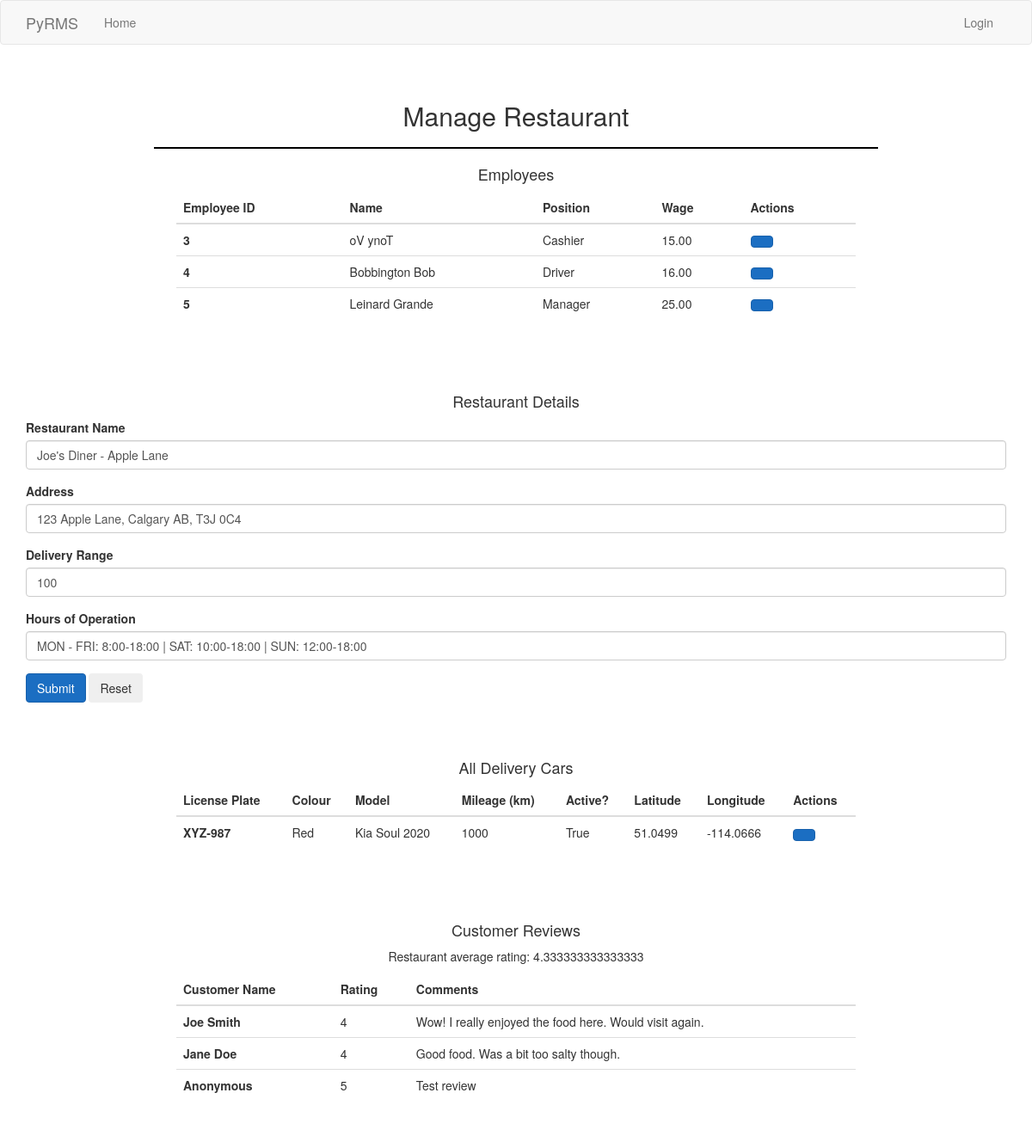
Screenshot of /manager/5 with the database file from the repository.
### app/models.py (models this page shows, shortened)
class Account(UserMixin, db.Model):
    account_id = db.Column(db.Integer, primary_key=True)
    name = db.Column(db.String(64))
    email = db.Column(db.String(120), index=True, unique=True)
    password_hash = db.Column(db.String(128))
    permission_Type = db.Column(db.Integer)
    phone = db.Column(db.Integer, unique=True)
    address = db.Column(db.String(128))

class Employee(Account):
    employee_id = db.Column(db.Integer, db.ForeignKey('account.account_id'), primary_key=True)
    wage = db.Column(db.Float)
    position = db.Column(db.String(64))
    sin = db.Column(db.Integer, index=True, unique=True)
    store_id = db.Column(db.Integer, db.ForeignKey("restaurant.store_id"))
    restaurant = db.relationship("Restaurant")

class Account(UserMixin, db.Model):
    account_id = db.Column(db.Integer, primary_key=True)
    name = db.Column(db.String(64))
    email = db.Column(db.String(120), index=True, unique=True)
    password_hash = db.Column(db.String(128))
    permission_Type = db.Column(db.Integer)
    phone = db.Column(db.Integer, unique=True)
    address = db.Column(db.String(128))

class Restaurant(db.Model):
    store_id = db.Column(db.Integer, primary_key=True)
    opening_hours = db.Column(db.String(200))
    address = db.Column(db.String(150))
    delivery_range = db.Column(db.Integer)
    location_name = db.Column(db.String(150))
    employees = db.relationship("Employee", back_populates="restaurant")
    manager = db.relationship("Manager", overlaps="employees,restaurant")

class Delivery_Car(db.Model):
    license_plate = db.Column(db.String(10), primary_key=True)
    mileage = db.Column(db.Integer)
    car_colour = db.Column(db.String(10))
    car_model = db.Column(db.String(50))
    is_active = db.Column(db.Boolean, default=True)
    longitude = db.Column(db.Float)
    latitude = db.Column(db.Float)

class Review(db.Model):
    review_id = db.Column(db.Integer, primary_key=True)
    rating = db.Column(db.Integer)
    comment = db.Column(db.String(500))
    store_id = db.Column(db.Integer, db.ForeignKey('restaurant.store_id'))
    customer_id = db.Column(db.Integer, db.ForeignKey('customer.customer_id'))
    customer = db.relationship("Customer")

### app/routes.py (the view)
@app.route('/manager/<manager_id>', methods=['GET', 'POST'])
def manager(manager_id):
    employees = Employee.query.all()
    manager = Manager.query.get(manager_id)
    restaurant = Restaurant.query.filter(manager.manager_id==manager.manager_id).first_or_404()
    cars = Delivery_Car.query.all()
    reviews = Review.query.filter(Review.store_id==manager.store_id)
    rating_average = Review.query.filter(Review.store_id==manager.store_id).with_entities(func.avg(Review.rating).label("average")).first().average
    editEmployeeForm = EditEmployeeForm()
    if editEmployeeForm.validate_on_submit():
        user = Employee.query.get(editEmployeeForm.hidden.data)
    elif request.method == 'GET':
        if editEmployeeForm.hidden.data is not None:
            user = Employee.query.get(editEmployeeForm.hidden.data)
            editEmployeeForm.name = user.name
            print("DATA: " + editEmployeeForm.hidden.data)
    return render_template('manager.html', title='Manager', employees=employees, restaurant=restaurant, cars=cars, reviews=reviews, rating_average=rating_average, editEmployeeForm=editEmployeeForm)

### app/forms.py
class EditEmployeeForm(FlaskForm):
    email = StringField('Email', validators=[DataRequired(), Email()])
    name = StringField('Name', validators=[DataRequired()])
    phone = IntegerField('Phone', validators=[DataRequired()])
    address = TextAreaField('Address', validators=[DataRequired(), Length(max=128)])
    position = SelectField('Position', choices=[('cook', 'Cook'), ('manager', 'Manager'), ('driver', 'Delivery Driver'), ('inactive', 'Inactive')])
    wage = IntegerField('Wage', validators=[DataRequired()])
    sin = IntegerField('SIN', validators=[DataRequired()])
    hidden = HiddenField()
    submit = SubmitField('Register')

### app/templates/manager.html (shortened to what this page needs)
{% extends "base.html" %}
{% block content %}
<div>
    <h2 class="text-center">Manage Restaurant</h2>
    <hr>
    <h4 class="text-center">Employees</h4>
    <div class="row">
        <div class="col-md-8 col-md-offset-2">
            <table class="table">
                <thead>
                    <tr>
                        <th scope="col">Employee ID</th>
                        <th scope="col">Name</th>
                        <th scope="col">Position</th>
                        <th scope="col">Wage</th>
                        <th scope="col">Actions</th>
                    </tr>
                </thead>
                <tbody>
                    {% for employee in employees %}
                        <tr>
                            <th scope="row">{{ employee.employee_id }}</th>
                            <td>{{ employee.name }}</td>
                            <td>{{ employee.position }}</td>
                            <td>{{'%0.2f'|format(employee.wage|float)}}</td>
                            <td>
                                <button type="button" class="btn btn-primary" data-toggle="modal" data-target="#employee{{ employee.employee_id }}">
                                </button>
                            </td>
                        </tr>
                    {% endfor %}
                </tbody>
            </table>
        </div>
    </div>
    <h4 class="text-center">Restaurant Details</h4>
    <div class="container">
        <form>
            <div class="form-group">
                <label for="restaurantName">Restaurant Name</label>
                <input type="text" class="form-control" id="restaurantName" value="{{ restaurant.location_name }}">
            </div>
            <div class="form-group">
                <label for="restaurantAddress">Address</label>
                <input type="text" class="form-control" id="restaurantAddress" value="{{ restaurant.address }}">
            </div>
            <div class="form-group">
                <label for="restaurantDeliveryRange">Delivery Range</label>
                <input type="number" class="form-control" id="restaurantDeliveryRange" value="{{ restaurant.delivery_range }}">
            </div>
            <div class="form-group">
                <label for="restaurantOpenHours">Hours of Operation</label>
                <input type="text" class="form-control" id="restaurantOpenHours" value="{{ restaurant.opening_hours }}">
            </div>
            <div class="float-md-right">
                <button type="submit" class="btn btn-primary">Submit</button>
                <button type="button" class="btn btn-secondary">Reset</button>
            </div>
        </form>
    </div>
    <h4 class="text-center">All Delivery Cars</h4>
    <div class="row">
        <div class="col-md-8 col-md-offset-2">
            <table class="table">
                <thead>
                    <tr>
                        <th scope="col">License Plate</th>
                        <th scope="col">Colour</th>
                        <th scope="col">Model</th>
                        <th scope="col">Mileage (km)</th>
                        <th scope="col">Active?</th>
                        <th scope="col">Latitude</th>
                        <th scope="col">Longitude</th>
                        <th scope="col">Actions</th>
                    </tr>
                </thead>
                <tbody>
                    {% for car in cars %}
                        <tr>
                            <th scope="row">{{ car.license_plate }}</th>
                            <td>{{ car.car_colour }}</td>
                            <td>{{ car.car_model }}</td>
                            <td>{{ car.mileage }}</td>
                            <td>{{ car.is_active }}</td>
                            <td>{{ car.latitude }}</td>
                            <td>{{ car.longitude }}</td>
                            <td>
                                <button type="button" class="btn btn-primary" data-toggle="modal" data-target="#carid1">
                                </button>
                            </td>
                        </tr>
                    {% endfor %}
                </tbody>
            </table>
        </div>
    </div>
    <h4 class="text-center">Customer Reviews</h4>
    <p class="text-center">Restaurant average rating: {{ rating_average }}</p>
    <div class="row">
        <div class="col-md-8 col-md-offset-2">
            <table class="table">
                <thead>
                    <tr>
                        <th scope="col">Customer Name</th>
                        <th scope="col">Rating</th>
                        <th scope="col">Comments</th>
                    </tr>
                </thead>
                <tbody>
                    {% for review in reviews %}
                        <tr>
                            {% if review.customer is not none %}
                            <th scope="row">{{ review.customer.name }}</th>
                            {% else %}
                            <th scope="row">Anonymous</th>
                            {% endif %}
                            <td>{{ review.rating }}</td>
                            <td>{{ review.comment }}</td>
                        </tr>
                    {% endfor %}
                </tbody>
            </table>
        </div>
    </div>
</div>
{% endblock %}

### app/templates/base.html (shortened to what this page needs)
{% extends 'bootstrap/base.html' %}
{% block styles %}
    {{super()}}
    <link rel="stylesheet" href="{{url_for('static', filename='css/styles.css')}}">
    <link rel="stylesheet" href="https://cdn.lineicons.com/3.0/lineicons.css">
{% endblock %}
{% block navbar %}
    <nav class="navbar navbar-default">
        <div class="container">
            <div class="navbar-header">
                <a class="navbar-brand" href="{{ url_for('index') }}">PyRMS</a>
            </div>
            <div class="collapse navbar-collapse" id="bs-example-navbar-collapse-1">
                <ul class="nav navbar-nav">
                    <li><a href="{{ url_for('index') }}">Home</a></li>
                </ul>
                <ul class="nav navbar-nav navbar-right">
                    {% if current_user.is_anonymous %}
                    <li><a href="{{ url_for('login') }}">Login</a></li>
                    {% else %}
                    <li><a href="{{ url_for('logout') }}">Logout</a></li>
                    {% endif %}
                </ul>
            </div>
        </div>
    </nav>
{% endblock %}

### app/static/css/styles.css (style rules this page uses)
a.navbar-brand { white-space: normal; text-align: center; word-break: break-all; }
a { color: #0366d6; }
.btn-primary { color: #fff; background-color: #1b6ec2; border-color: #1861ac; }
html { font-size: 14px; }
@media (min-width: 768px) { html { font-size: 16px; } }
html { position: relative; min-height: 100%; max-width: 100%; overflow-x: hidden; }
body { width: 100vw; }
hr { border: 1px solid black; width: 70%; }

### rows the page displays
Employee: employee_id "3", name "oV ynoT", position "Cashier", wage "15.00"
Employee: employee_id "4", name "Bobbington Bob", position "Driver", wage "16.00"
Employee: employee_id "5", name "Leinard Grande", position "Manager", wage "25.00"
Restaurant: location_name "Joe's Diner - Apple Lane", address "123 Apple Lane, Calgary AB, T3J 0C4", delivery_range "100", opening_hours "MON - FRI: 8:00-18:00 | SAT: 10:00-18:00 | SUN: 12:00-18:00"
Delivery_Car: license_plate "XYZ-987", car_colour "Red", car_model "Kia Soul 2020", mileage "1000", is_active "True", latitude "51.0499", longitude "-114.0666"
Review: customer.name "Joe Smith", rating "4", comment "Wow! I really enjoyed the food here. Would visit again."
Review: customer.name "Jane Doe", rating "4", comment "Good food. Was a bit too salty though."
Review: shows "Anonymous", rating "5", comment "Test review"

### other values shown
{{ rating_average }} "4.333333333333333"
